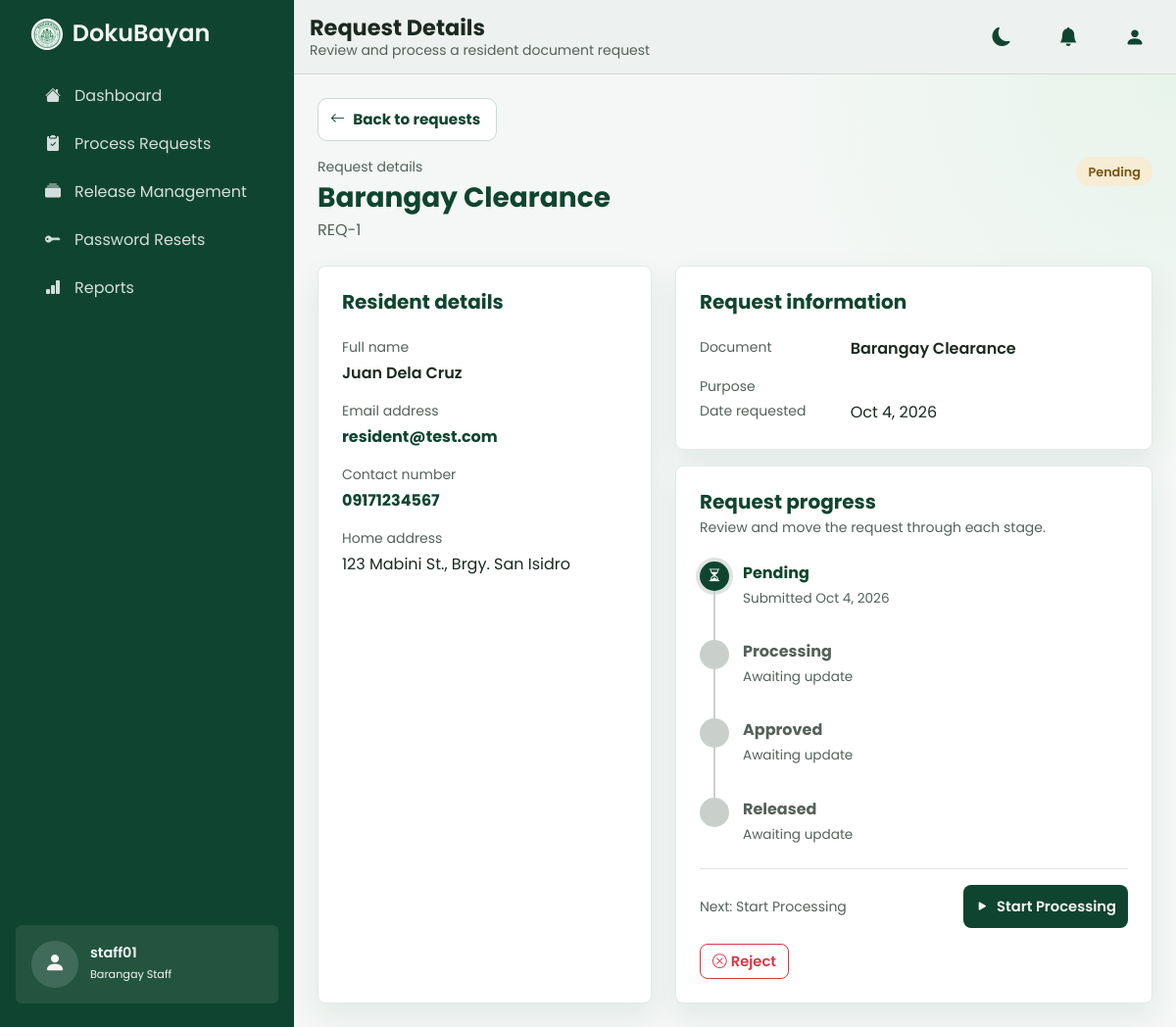
Page /staff/view-details.php?req=1 (signed in) on the committed database.
### tables this page shows
CREATE TABLE requests (
    request_id    INT AUTO_INCREMENT PRIMARY KEY,
    resident_id   INT NOT NULL,
    document_id   INT NOT NULL,
    processed_by  INT NULL,  
    request_date  DATETIME NOT NULL DEFAULT CURRENT_TIMESTAMP,
    status        VARCHAR(30) NOT NULL DEFAULT 'Pending',
    purpose       TEXT NULL,
    remarks       TEXT NULL,
    amount_due    DECIMAL(10,2) NOT NULL DEFAULT 0,

    CONSTRAINT fk_requests_resident
        FOREIGN KEY (resident_id) REFERENCES residents(resident_id)
        ON UPDATE CASCADE ON DELETE RESTRICT,

    CONSTRAINT fk_requests_document
        FOREIGN KEY (document_id) REFERENCES document_types(document_id)
        ON UPDATE CASCADE ON DELETE RESTRICT,

    CONSTRAINT fk_requests_user
        FOREIGN KEY (processed_by) REFERENCES users(id)
        ON UPDATE CASCADE ON DELETE SET NULL
);

CREATE TABLE document_types (
    document_id       INT AUTO_INCREMENT PRIMARY KEY,
    document_number   VARCHAR(50)  NOT NULL UNIQUE,
    document_name      VARCHAR(100) NOT NULL,  
    file_path         VARCHAR(255) NULL, 
    processing_days   INT NOT NULL DEFAULT 1,
    fee               DECIMAL(10,2) NOT NULL DEFAULT 0,
    requirements      TEXT NULL,
    is_active         TINYINT(1) NOT NULL DEFAULT 1
);

CREATE TABLE IF NOT EXISTS users (
    id INT AUTO_INCREMENT PRIMARY KEY,
    name VARCHAR(100) NOT NULL,
    email VARCHAR(190) NOT NULL UNIQUE,
    password_hash VARCHAR(255) NOT NULL,
    role ENUM('resident', 'staff', 'admin') NOT NULL DEFAULT 'resident',
    contact_number VARCHAR(20) NULL,
    is_active TINYINT(1) NOT NULL DEFAULT 1,
    security_question1 VARCHAR(20) NULL,
    security_answer1_hash VARCHAR(255) NULL,
    security_question2 VARCHAR(20) NULL,
    security_answer2_hash VARCHAR(255) NULL,
    created_at TIMESTAMP DEFAULT CURRENT_TIMESTAMP
);

CREATE TABLE residents (
    resident_id     INT AUTO_INCREMENT PRIMARY KEY,
    user_id         INT NULL UNIQUE,
    first_name      VARCHAR(100) NOT NULL,
    last_name       VARCHAR(100) NOT NULL,
    address         VARCHAR(255) NOT NULL,
    contact_number  VARCHAR(20)  NOT NULL,
    status          ENUM('pending', 'verified', 'rejected') NOT NULL DEFAULT 'pending',
    created_at      DATETIME NOT NULL DEFAULT CURRENT_TIMESTAMP,

    CONSTRAINT fk_residents_user
        FOREIGN KEY (user_id) REFERENCES users(id)
        ON UPDATE CASCADE ON DELETE SET NULL
);

### staff/view-details.php (the view, shortened to what this page needs)
<?php
require_once __DIR__ . "/../config/database.php";
$requestId = filter_var($_GET["req"] ?? null, FILTER_VALIDATE_INT);
$stmt = $pdo->prepare("SELECT q.request_id, CONCAT(r.first_name, \" \", r.last_name) AS name, u.email, r.contact_number AS contact, r.address, d.document_name AS document, q.purpose, q.remarks, q.request_date, q.status FROM requests q JOIN residents r ON r.resident_id = q.resident_id LEFT JOIN users u ON u.id = r.user_id JOIN document_types d ON d.document_id = q.document_id WHERE q.request_id = ?");
$stmt->execute([$requestId ?: 0]); $row = $stmt->fetch();
$request = $row ? ["id" => (int) $row["request_id"], "number" => "REQ-" . $row["request_id"], "name" => $row["name"], "email" => $row["email"] ?? "", "contact" => $row["contact"], "address" => $row["address"], "document" => $row["document"], "purpose" => $row["purpose"] ?? "", "date" => date("M j, Y", strtotime($row["request_date"])), "status" => strtolower($row["status"]) === "ready for release" ? "ready" : (strtolower($row["status"]) === "released" ? "claimed" : strtolower($row["status"]))] : null;
$requestNumber = $request["number"] ?? "";
$statusLabels = [
    'pending' => 'Pending',
    'processing' => 'Processing',
    'ready' => 'Ready for Release',
    'claimed' => 'Released',
    'cancelled' => 'Cancelled',
    'rejected' => 'Rejected',
];
$statusStages = ['pending', 'processing', 'ready', 'claimed'];
$stageIcons = ['bi-hourglass-split', 'bi-gear-fill', 'bi-patch-check-fill', 'bi-box-seam-fill'];
$actionLabels = [
    'pending' => 'Start Processing',
    'processing' => 'Approve Request',
];
?>
<?php include __DIR__ . '/../page-layout/header.php' ?>
    <main class="resident-content flex-grow-1 overflow-auto p-3 p-lg-4">
        <div class="mx-auto content-max-width">
            <a href="process-requests.php" class="back-to-details d-inline-flex align-items-center gap-2 text-decoration-none heading-green mb-3">
                <i class="bi bi-arrow-left" aria-hidden="true"></i><span>Back to requests</span>
            </a>
            <?php if (!$request): ?>
                <section class="panel-white p-4">
                    <h1 class="h5 fw-bold heading-green">Request not found</h1>
                    <p class="text-muted-soft mb-3">This request number is not available in the current request list.</p>
                    <a href="process-requests.php" class="btn btn-brand">Return to requests</a>
                </section>
            <?php else:
                $currentStage = array_search($request['status'], $statusStages, true);
            ?>
                <div class="d-flex flex-wrap justify-content-between align-items-start gap-3 mb-4">
                    <div>
                        <p class="small text-muted-soft mb-1">Request details</p>
                        <h1 class="h3 fw-bold heading-green mb-1"><?= htmlspecialchars($request['document']) ?></h1>
                        <span class="text-muted-soft"><?= htmlspecialchars($requestNumber) ?></span>
                    </div>
                    <span id="requestStatus" class="status-badge status-<?= htmlspecialchars($request['status']) ?>">
                        <?= htmlspecialchars($statusLabels[$request['status']] ?? ucfirst($request['status'])) ?>
                    </span>
                </div>
                <div class="row g-3 g-lg-4">
                    <div class="col-lg-5">
                        <section class="panel-white p-4 h-100">
                            <h2 class="h5 fw-bold heading-green mb-4">Resident details</h2>
                            <dl class="mb-0">
                                <dt class="small text-muted-soft fw-normal mb-1">Full name</dt>
                                <dd class="fw-semibold mb-3"><?= htmlspecialchars($request['name']) ?></dd>
                                <dt class="small text-muted-soft fw-normal mb-1">Email address</dt>
                                <dd class="mb-3"><a class="heading-green" href="mailto:<?= htmlspecialchars($request['email']) ?>"><?= htmlspecialchars($request['email']) ?></a></dd>
                                <dt class="small text-muted-soft fw-normal mb-1">Contact number</dt>
                                <dd class="mb-3"><a class="heading-green" href="tel:<?= htmlspecialchars(preg_replace('/\s+/', '', $request['contact'])) ?>"><?= htmlspecialchars($request['contact']) ?></a></dd>
                                <dt class="small text-muted-soft fw-normal mb-1">Home address</dt>
                                <dd class="mb-0"><?= htmlspecialchars($request['address']) ?></dd>
                            </dl>
                        </section>
                    </div>
                    <div class="col-lg-7">
                        <section class="panel-white p-4 mb-3">
                            <h2 class="h5 fw-bold heading-green mb-4">Request information</h2>
                            <dl class="row mb-0">
                                <dt class="col-sm-4 small text-muted-soft fw-normal mb-1">Document</dt>
                                <dd class="col-sm-8 fw-semibold mb-3"><?= htmlspecialchars($request['document']) ?></dd>
                                <dt class="col-sm-4 small text-muted-soft fw-normal mb-1">Purpose</dt>
                                <dd class="col-sm-8 mb-3"><?= htmlspecialchars($request['purpose']) ?></dd>
                                <dt class="col-sm-4 small text-muted-soft fw-normal mb-1">Date requested</dt>
                                <dd class="col-sm-8 mb-0"><?= htmlspecialchars($request['date']) ?></dd>
                            </dl>
                        </section>
                        <section class="panel-white p-4">
                            <div class="d-flex flex-wrap justify-content-between align-items-start gap-2 mb-4">
                                <div>
                                    <h2 class="h5 fw-bold heading-green mb-1">Request progress</h2>
                                    <p class="small text-muted-soft mb-0">Review and move the request through each stage.</p>
                                </div>
                            </div>
                            <?php if ($request['status'] === 'cancelled'): ?>
                                <p class="mb-0 text-muted-soft">This request was cancelled by the resident.</p>
                            <?php else: ?>
                            <div id="requestTimeline" data-request-id="<?= (int) $request["id"] ?>" class="request-timeline mb-4" data-stage="<?= (int) $currentStage ?>">
                                <?php foreach (['Pending', 'Processing', 'Approved', 'Released'] as $index => $step): ?>
                                    <div class="status-step <?= $index < $currentStage ? 'is-complete' : ($index === $currentStage ? 'is-current' : '') ?>" data-step="<?= $index ?>"<?= $index === $currentStage ? ' aria-current="step"' : '' ?>>
                                        <div class="step-circle">
                                            <?php if ($index === $currentStage): ?><i class="bi <?= htmlspecialchars($stageIcons[$index]) ?>" aria-hidden="true"></i><?php endif; ?>
                                        </div>
                                        <p class="step-title mb-1"><?= htmlspecialchars($step) ?></p>
                                        <p class="step-date mb-0" data-step-date><?= $index === 0 ? 'Submitted ' . htmlspecialchars($request['date']) : ($index <= $currentStage ? 'Completed' : 'Awaiting update') ?></p>
                                    </div>
                                <?php endforeach; ?>
                            </div>
                            <div class="d-flex flex-wrap align-items-center justify-content-between gap-3 border-top pt-3">
                                <span id="workflowMessage" class="small text-muted-soft" aria-live="polite">
                                    <?= $request['status'] === 'claimed' ? 'This request has been released.' : ($request['status'] === 'ready' ? 'Ready for release. Complete this request on Release Management.' : 'Next: ' . htmlspecialchars($actionLabels[$request['status']] ?? 'No further action')) ?>
                                </span>
                                <?php if (isset($actionLabels[$request['status']])): ?>
                                    <button type="button" class="btn btn-brand" id="requestAction" data-next-status="<?= $request['status'] === 'pending' ? 'processing' : 'ready' ?>">
                                        <i class="bi <?= $request['status'] === 'pending' ? 'bi-play-fill' : ($request['status'] === 'processing' ? 'bi-check-lg' : 'bi-box-arrow-up-right') ?> me-1" aria-hidden="true"></i>
                                        <?= htmlspecialchars($actionLabels[$request['status']]) ?>
                                    </button>
                                    <button type="button" class="btn btn-outline-danger" data-bs-toggle="modal" data-bs-target="#rejectRequestModal">
                                        <i class="bi bi-x-circle me-1" aria-hidden="true"></i>Reject
                                    </button>
                                <?php elseif ($request['status'] === 'ready'): ?>
                                    <a class="btn btn-brand" href="release-management.php">Open Release Management</a>
                                <?php else: ?>
                                    <span class="status-badge status-claimed"><i class="bi bi-check-circle-fill" aria-hidden="true"></i> Complete</span>
                                <?php endif; ?>
                            </div>
                            <?php endif; ?>
                        </section>
                    </div>
                </div>
            <?php endif; ?>
        </div>
    </main>
<?php include __DIR__ . '/../page-layout/footer.php' ?>

### assets/css/styles.css (style rules this page uses)
:root { --dark-green: #0F4530; --light-green-hover: #26664c; --accent-green: #0F4530; --white: #f5f5f5; --light-gray: #56615b; --soft-panel: #edf1ef; --surface: #ffffff; --surface-raised: #ffffff; --surface-input: #f8faf9; --gold: #79550f; --danger: #b3261e; --page-bg: #f4f7f5; --border-soft: #dfe8e2; --border-strong: #ccd9d0; --text-dark: #1c2921; --shadow-soft: 0 12px 30px rgba(15, 69, 48, 0.08); }
body { overflow-x: hidden; background: var(--page-bg); color: var(--text-dark); font-family: 'Poppins', system-ui, -apple-system, 'Segoe UI', Roboto, sans-serif; }
.btn { border-radius: 0.5rem; font-size: 0.92rem; font-weight: 600; transition: background-color 0.2s ease, border-color 0.2s ease, color 0.2s ease, transform 0.2s ease; }
:where(a, button, input, select, textarea, [tabindex]):focus-visible { outline-offset: 2px; }
.resident-content { background: radial-gradient(circle at 100% 0, rgba(226, 243, 232, 0.75), transparent 25rem), var(--page-bg); }
.app-content > main { width: 100%; max-width: 1440px; min-width: 0; align-self: center; }
.content-max-width { max-width: 1120px; }
.sidebar-btn .nav-link i, .offcanvas-nav .nav-link i { flex: 0 0 1.25rem; text-align: center; }
.heading-green { color: var(--dark-green); font-weight: 700; }
.text-muted-soft { color: var(--light-gray); }
.btn-brand { background-color: var(--dark-green); color: var(--white); border: none; border-radius: 8px; font-weight: 600; transition: background-color 0.15s ease, box-shadow 0.15s ease, transform 0.1s ease; }
.btn-brand, .btn-outline-brand { min-height: 2.75rem; }
.view-link, .resident-content a:not(.btn):not(.dropdown-item) { color: var(--dark-green) !important; font-weight: 700; text-decoration: none; transition: color 0.15s ease, opacity 0.15s ease; }
.status-step { position: relative; padding-left: 44px; padding-bottom: 32px; justify-content: center; }
.status-step:last-child { padding-bottom: 0; }
.status-step .step-circle { position: absolute; left: 0; top: 0; width: 30px; height: 30px; border-radius: 50%; display: flex; align-items: center; justify-content: center; background-color: #c9d0cb; color: var(--white); font-size: 0.9rem; }
.status-step.is-current .step-circle { background-color: var(--dark-green); box-shadow: 0 0 0 4px rgba(15, 69, 48, 0.14); }
.status-step:not(:last-child)::after { content: ""; position: absolute; left: 14px; top: 30px; width: 2px; height: calc(100% - 30px); background-color: #c9d0cb; }
.step-title { font-weight: 700; color: #1c231f; }
.status-step:not(.is-complete):not(.is-current) .step-title { color: var(--light-gray); }
.status-step.is-current .step-title { color: var(--dark-green); }
.step-date { font-size: 0.85rem; color: var(--light-gray); }
.panel-white { background-color: var(--surface); border: 1px solid #e5e8e6; border-radius: 0.5rem; box-shadow: var(--shadow-soft); }
.status-badge { display: inline-flex; align-items: center; gap: 6px; white-space: nowrap; font-weight: 600; font-size: 0.8rem; padding: 0.35rem 0.75rem; border-radius: 999px; }
.status-pending { color: var(--gold); background: #f7ecd4; }
.back-to-details { gap: 0.5rem; min-height: 2.75rem; padding: 0.5rem 1rem 0.5rem 0.75rem; border: 1px solid var(--border-strong); border-radius: 0.6rem; background-color: var(--surface); font-weight: 600; font-size: 0.95rem; }
html { overflow-x: clip; }

### rows in the picture
requests: document.document_name "Barangay Clearance", users.email "resident@test.com", resident.contact_number "09171234567", resident.address "123 Mabini St., Brgy. San Isidro"

### other values in the picture
$item['label'] "Dashboard"
$item['label'] "Process Requests"
$item['label'] "Release Management"
$item['label'] "Password Resets"
$item['label'] "Reports"
$name "staff01"
$roleBadge[$role] "Barangay Staff"
$pageTitle "Request Details"
$pageDescription "Review and process a resident document request"
$requestNumber "REQ-1"
$statusLabels[$request['status']] "Pending"
$request['name'] "Juan Dela Cruz"
$request['date'] "Oct 4, 2026"
$step "Pending"
$step "Processing"
